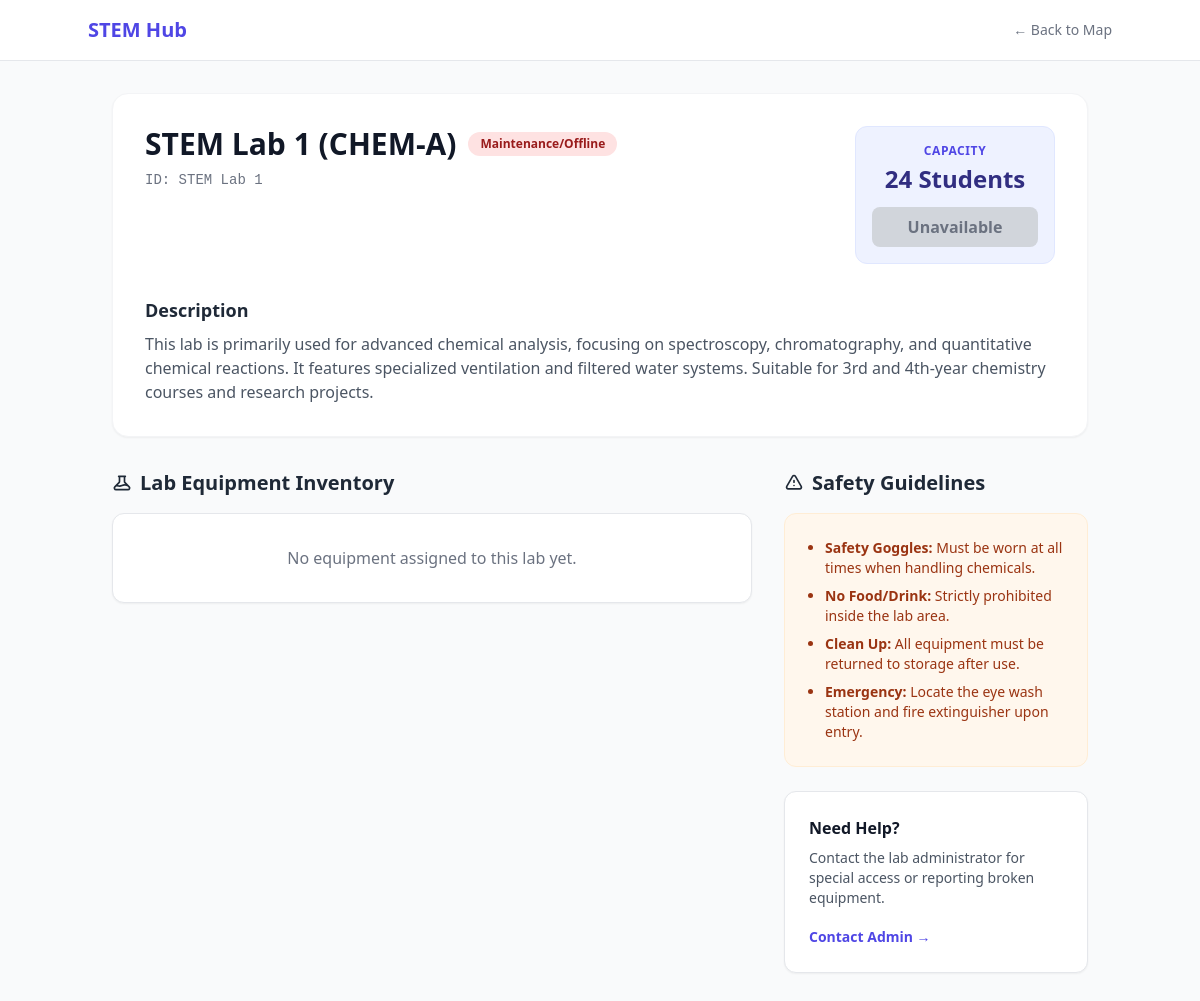
Page /labs/chem-lab-a/ on the earlier database version.
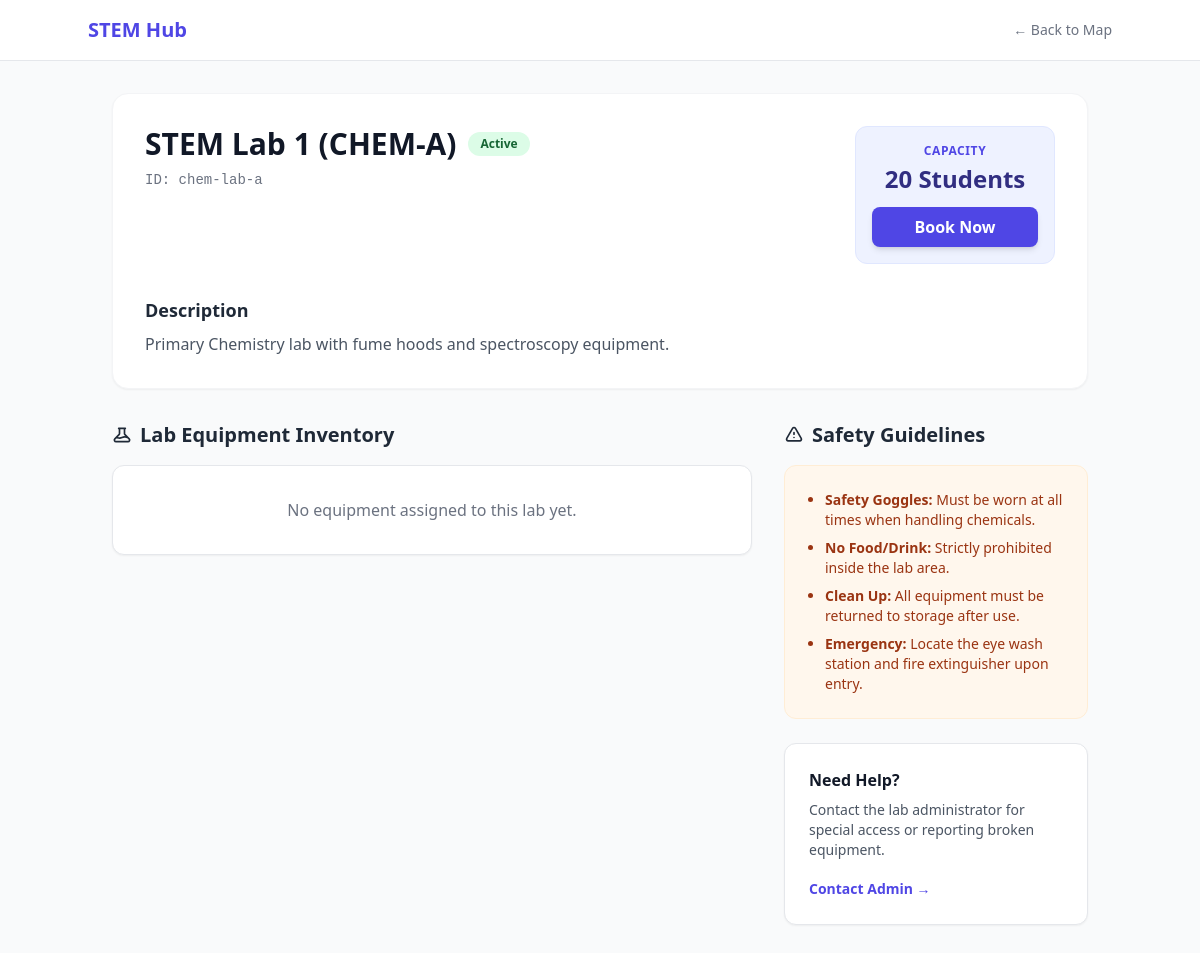
Same page on the later database version.
### labs/models.py (models this page shows, shortened)
class Lab(models.Model):
    name = models.CharField(max_length=200)
    slug = models.SlugField(unique=True)
    capacity = models.PositiveIntegerField()
    description = models.TextField()
    map_svg_id = models.CharField(max_length=50, unique=True, help_text="Matches ID in Figma SVG")
    is_active = models.BooleanField(default=True)

### labs/views.py (the view)
# urls.py: path('<slug:slug>/', views.lab_detail, name='detail'),
def lab_detail(request, slug):
    lab = get_object_or_404(Lab, slug=slug)
    return render(request, 'labs/lab.html', {'lab': lab})

### CORE/templates/labs/Lab.html (shortened to what the changed rows need)
{% load static %}
<!DOCTYPE html>
<html lang="en">
<head>
    <script src="https://cdn.tailwindcss.com"></script>
</head>
<body class="bg-gray-50 text-gray-800 font-sans">
    <main class="max-w-5xl mx-auto px-6 pb-12">
        <div class="bg-white rounded-2xl shadow-sm border border-gray-100 p-8 mb-8">
            <div class="flex flex-col md:flex-row justify-between md:items-start gap-6">
                <div>
                    <div class="flex items-center gap-3 mb-2">
                        <h1 class="text-3xl font-extrabold text-gray-900">{{ lab.name }}</h1>
                        {% if lab.is_active %}
                            <span class="px-3 py-1 bg-green-100 text-green-800 text-xs font-semibold rounded-full">Active</span>
                        {% else %}
                            <span class="px-3 py-1 bg-red-100 text-red-800 text-xs font-semibold rounded-full">Maintenance/Offline</span>
                        {% endif %}
                    </div>
                    <p class="text-gray-500 text-sm font-mono">ID: {{ lab.map_svg_id }}</p>
                </div>
                <div class="bg-indigo-50 p-4 rounded-xl border border-indigo-100 min-w-[200px] text-center">
                    <p class="text-xs text-indigo-600 uppercase font-bold tracking-wider mb-1">Capacity</p>
                    <p class="text-2xl font-bold text-indigo-900 mb-3">{{ lab.capacity }} Students</p>
                    {% if lab.is_active %}
                        <a href="{% url 'reservations:make_reservation' lab_id=lab.id %}" class="block w-full py-2 bg-indigo-600 hover:bg-indigo-700 text-white font-semibold rounded-lg transition shadow-md">
                            Book Now
                        </a>
                    {% else %}
                        <button disabled class="block w-full py-2 bg-gray-300 text-gray-500 font-semibold rounded-lg cursor-not-allowed">
                            Unavailable
                        </button>
                    {% endif %}
                </div>
            </div>
            <div class="mt-8 prose prose-indigo max-w-none text-gray-600">
                <p>{{ lab.description|linebreaks }}</p>
            </div>
        </div>
        <div class="grid grid-cols-1 lg:grid-cols-3 gap-8">
            <div class="lg:col-span-2">
                <h2 class="text-xl font-bold text-gray-800 mb-4 flex items-center gap-2">
                    Lab Equipment Inventory
                </h2>
            </div>
            <div>
                <h2 class="text-xl font-bold text-gray-800 mb-4 flex items-center gap-2">
                    <svg class="w-5 h-5" fill="none" stroke="currentColor" viewBox="0 0 24 24"><path stroke-linecap="round" stroke-linejoin="round" stroke-width="2" d="M12 9v2m0 4h.01m-6.938 4h13.856c1.54 0 2.502-1.667 1.732-3L13.732 4c-.77-1.333-2.694-1.333-3.464 0L3.34 16c-.77 1.333.192 3 1.732 3z"></path></svg>
                    Safety Guidelines
                </h2>
            </div>
        </div>
    </main>
</body>
</html>

Differences in the rows shown:
changed Lab "STEM Lab 1 (CHEM-A)": is_active True → True (drawn); map_svg_id "STEM Lab 1" → "chem-lab-a"; capacity "24" → "20"; description "This lab is primarily used for advanced chemical analysis, focusing on spectroscopy, chromatography, and quantitative chemical reactions. It features specialized ventilation and filtered water systems. Suitable for 3rd and 4th-year chemistry courses and research projects." → "Primary Chemistry lab with fume hoods and spectroscopy equipment."
Other differences:
text no longer shown: "Maintenance/Offline Unavailable"
text now shown: "Active Book Now"
